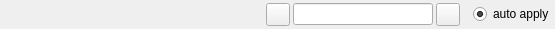
<ui version="4.0" >
 <author></author>
 <comment></comment>
 <exportmacro></exportmacro>
 <class>MinMaxEditorItem</class>
 <widget class="QWidget" name="MinMaxEditorItem" >
  <property name="geometry" >
   <rect>
    <x>0</x>
    <y>0</y>
    <width>555</width>
    <height>29</height>
   </rect>
  </property>
  <property name="baseSize" >
   <size>
    <width>100</width>
    <height>20</height>
   </size>
  </property>
  <property name="windowTitle" >
   <string>lineEditorItem</string>
  </property>
  <layout class="QHBoxLayout" >
   <property name="margin" >
    <number>1</number>
   </property>
   <property name="spacing" >
    <number>3</number>
   </property>
   <item>
    <widget class="QLabel" name="nameLabel" >
     <property name="minimumSize" >
      <size>
       <width>240</width>
       <height>20</height>
      </size>
     </property>
     <property name="maximumSize" >
      <size>
       <width>240</width>
       <height>30</height>
      </size>
     </property>
     <property name="text" >
      <string/>
     </property>
    </widget>
   </item>
   <item>
    <spacer>
     <property name="orientation" >
      <enum>Qt::Horizontal</enum>
     </property>
     <property name="sizeType" >
      <enum>QSizePolicy::MinimumExpanding</enum>
     </property>
     <property name="sizeHint" >
      <size>
       <width>0</width>
       <height>0</height>
      </size>
     </property>
    </spacer>
   </item>
   <item>
    <widget class="QToolButton" name="hist" >
     <property name="text" >
      <string/>
     </property>
     <property name="icon" >
      <iconset resource="QtAutoGui.qrc" >:/icons/hist.png</iconset>
     </property>
    </widget>
   </item>
   <item>
    <layout class="QVBoxLayout" >
     <property name="margin" >
      <number>0</number>
     </property>
     <property name="spacing" >
      <number>0</number>
     </property>
     <item>
      <widget class="QLineEdit" name="lineEdit" >
       <property name="minimumSize" >
        <size>
         <width>140</width>
         <height>0</height>
        </size>
       </property>
       <property name="maximumSize" >
        <size>
         <width>176</width>
         <height>16777215</height>
        </size>
       </property>
      </widget>
     </item>
    </layout>
   </item>
   <item>
    <widget class="QToolButton" name="tool" >
     <property name="text" >
      <string/>
     </property>
     <property name="icon" >
      <iconset resource="QtAutoGui.qrc" >:/icons/spanner.png</iconset>
     </property>
    </widget>
   </item>
   <item>
    <widget class="QLabel" name="labelOk" >
     <property name="text" >
      <string/>
     </property>
     <property name="pixmap" >
      <pixmap resource="QtAutoGui.qrc" >:/icons/tick.png</pixmap>
     </property>
    </widget>
   </item>
   <item>
    <widget class="QRadioButton" name="radioButton" >
     <property name="text" >
      <string>auto apply</string>
     </property>
     <property name="checked" >
      <bool>true</bool>
     </property>
    </widget>
   </item>
  </layout>
 </widget>
 <pixmapfunction></pixmapfunction>
 <resources>
  <include location="QtAutoGui.qrc" />
 </resources>
 <connections/>
</ui>
